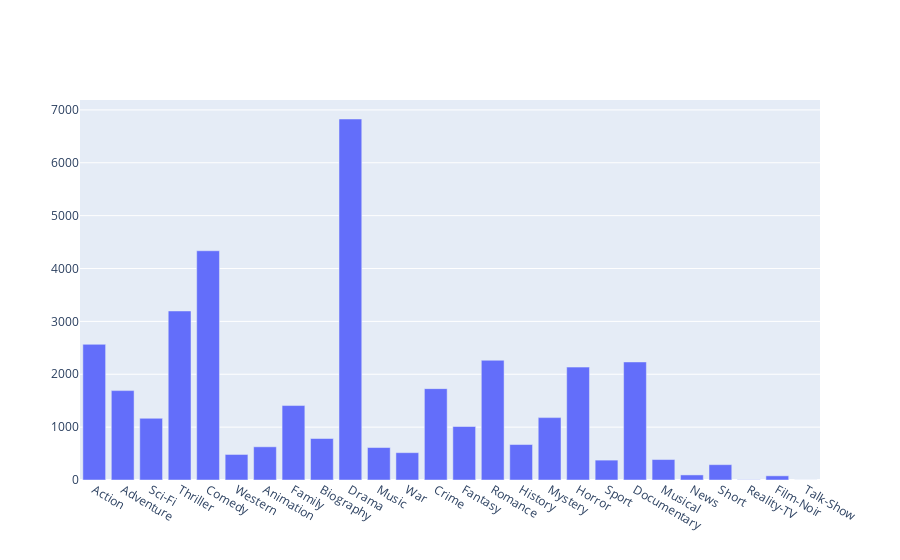

Notebook cell for this chart:
### Code cell
#Most popular genres
data = [go.Bar(
   x = list(genre_c.keys()),
   y = list(genre_c.values())
)]
fig = go.Figure(data=data)
iplot(fig)

### Figure 1 — Plotly figure (JSON) as saved in the notebook; plotly's stock layout.template omitted (floating-point values rounded to 4 significant figures)
{"data": [{"type": "bar", "x": ["Action", "Adventure", "Sci-Fi", "Thriller", "Comedy", "Western", "Animation", "Family", "Biography", "Drama", "Music", "War", "Crime", "Fantasy", "Romance", "History", "Mystery", "Horror", "Sport", "Documentary", "Musical", "News", "Short", "Reality-TV", "Film-Noir", "Talk-Show"], "y": [2566, 1691, 1167, 3197, 4336, 483, 628, 1408, 785, 6828, 614, 517, 1728, 1012, 2265, 671, 1180, 2135, 376, 2233, 387, 96, 290, 5, 79, 1]}], "layout": {}}
